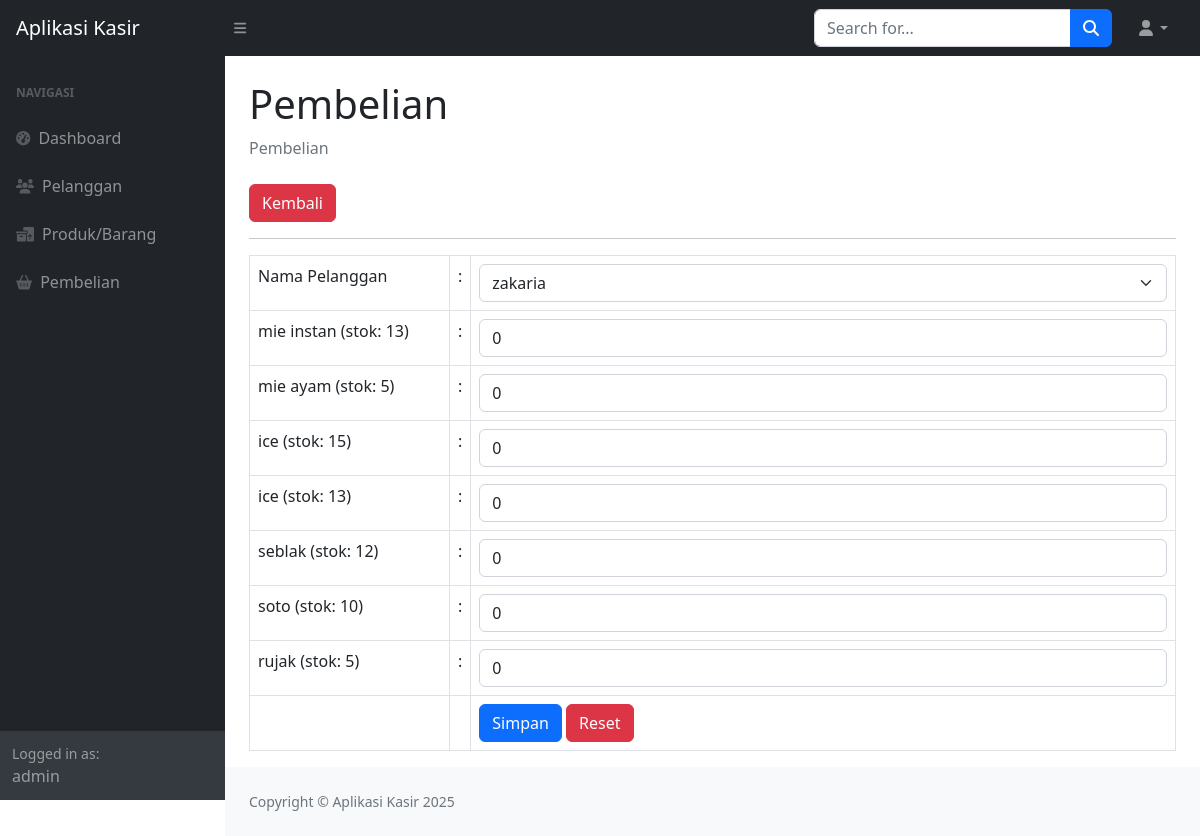
The page /index.php?page=pembelian_tambah (signed in) on the database its author committed.
### tables this page shows
CREATE TABLE `produk` (
  `id_produk` int(11) NOT NULL,
  `nama_produk` varchar(255) DEFAULT NULL,
  `harga` int(11) DEFAULT NULL,
  `stok` int(11) DEFAULT NULL
);

### pembelian_tambah.php (the view, shortened to what this page needs)
<div class="container-fluid px-4">
                        <h1 class="mt-4">Pembelian</h1>
                        <ol class="breadcrumb mb-4">
                            <li class="breadcrumb-item active">Pembelian</li>
                        </ol>
                        <a href="?page=pembelian" class="btn btn-danger">Kembali</a>
                        <hr>
                       <form method="post">
                            <table class="table table-bordered">
                                <tr>
                                    <td width="200"> Nama Pelanggan</td>
                                    <td width="1">:</td>
                                    <td>
                                    <select class="form-control form-select" name="id_pelanggan">
                                        <?php
                                            $p = mysqli_query($koneksi, "SELECT*FROM pelanggan");
                                            while($pel = mysqli_fetch_array($p)) {
                                                ?>
                                                <option value="<?php echo $pel['id_pelanggan']; ?>"><?php echo $pel['nama_pelanggan']; ?></option>
                                                <?php
                                            }
                                        ?>
                                    </select>
                                    </td>
                                </tr>
                                <?php
                                    $pro = mysqli_query($koneksi, "SELECT*FROM produk");
                                    while($produk = mysqli_fetch_array($pro)) {
                                ?>
                                <tr>
                                    <td><?php echo $produk['nama_produk'].' (stok: '.$produk['stok'].')'; ?></td>
                                    <td>:</td>
                                    <td><input class="form-control" type="number"
                                    step="0" value="0" max="<?php echo $produk['stok']; ?>" name="produk[<?php echo $produk['id_produk']; ?>]"></td>
                                </tr>
                                <?php
                                    }
                                    ?>
                                <tr>
                                    <td></td>
                                    <td></td>
                                    <td>
                                        <button type="submit" class="btn btn-primary">Simpan</button>
                                        <button type="reset" class="btn btn-danger">Reset</button>
                                    </td>
                                </tr>
                            </table>
                        </form>
</div>

### rows shown on the page
produk: nama_produk "mie instan", stok "13"
produk: nama_produk "mie ayam", stok "5"
produk: nama_produk "ice", stok "15"
produk: nama_produk "ice", stok "13"
produk: nama_produk "seblak", stok "12"
produk: nama_produk "soto", stok "10"
produk: nama_produk "rujak", stok "5"

### other values the page prints
$_SESSION['user']['nama'] "admin"
form field id_pelanggan "zakaria"
